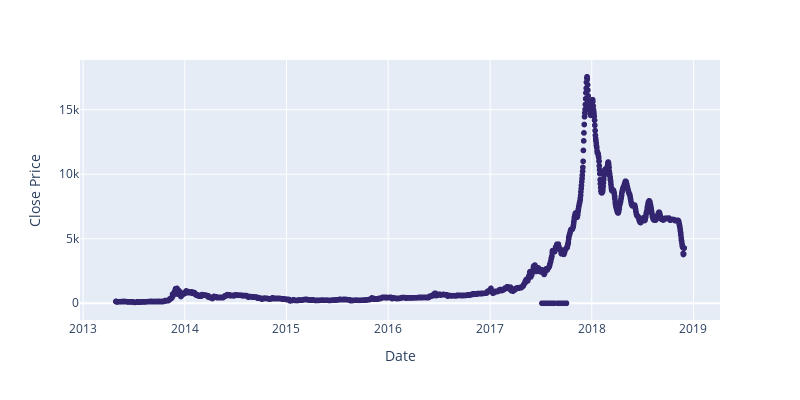

Notebook source saved alongside this figure:
### Code cell
fig = px.scatter(bclose3, x =bclose3.index, y = bclose3['close'],
                  height = 400, width = 800,color_discrete_sequence=['#33246f'])
fig.update_layout(xaxis_title = 'Date', yaxis_title='Close Price')

fig.show()

### Figure 1 — Plotly figure (JSON) as saved in the notebook; plotly's stock layout.template omitted (floating-point values rounded to 4 significant figures; data arrays with more than 128 entries replaced by an {"elided": "..."} marker saying what was removed)
{"data": [{"hovertemplate": "date=%{x}<br>close=%{y}<extra></extra>", "legendgroup": "", "marker": {"color": "#33246f", "symbol": "circle"}, "mode": "markers", "name": "", "showlegend": false, "type": "scattergl", "x": {"elided": "2042 str values"}, "xaxis": "x", "y": {"elided": "2042 float values"}, "yaxis": "y"}], "layout": {"height": 400, "legend": {"tracegroupgap": 0}, "margin": {"t": 60}, "width": 800, "xaxis": {"anchor": "y", "domain": [0, 1], "title": {"text": "Date"}}, "yaxis": {"anchor": "x", "domain": [0, 1], "title": {"text": "Close Price"}}}}
